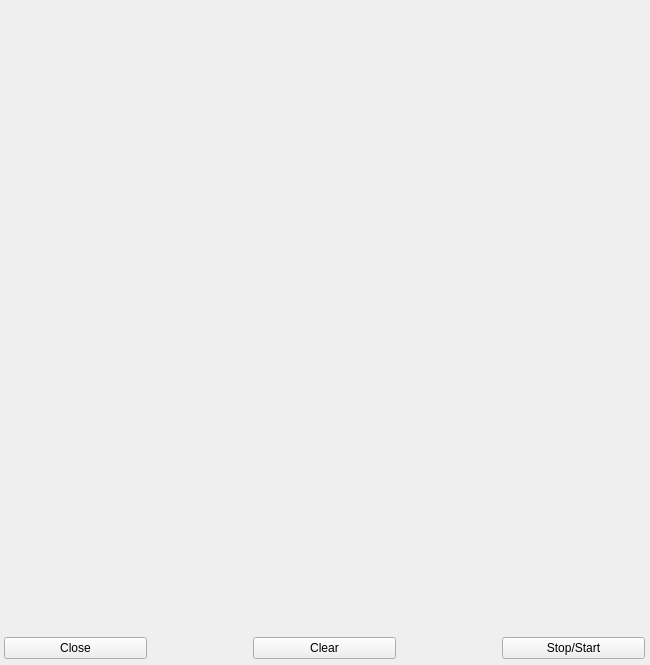
<?xml version="1.0" encoding="UTF-8"?>
<ui version="4.0">
 <class>PlotWindow</class>
 <widget class="QWidget" name="PlotWindow">
  <property name="geometry">
   <rect>
    <x>0</x>
    <y>0</y>
    <width>650</width>
    <height>665</height>
   </rect>
  </property>
  <property name="minimumSize">
   <size>
    <width>650</width>
    <height>665</height>
   </size>
  </property>
  <property name="maximumSize">
   <size>
    <width>650</width>
    <height>665</height>
   </size>
  </property>
  <property name="windowTitle">
   <string>Graph</string>
  </property>
  <widget class="QWidget" name="verticalLayoutWidget">
   <property name="geometry">
    <rect>
     <x>-1</x>
     <y>-2</y>
     <width>651</width>
     <height>661</height>
    </rect>
   </property>
   <layout class="QVBoxLayout" name="verticalLayout">
    <item>
     <widget class="QCustomPlot" name="plotWidget" native="true">
      <property name="minimumSize">
       <size>
        <width>0</width>
        <height>600</height>
       </size>
      </property>
     </widget>
    </item>
    <item>
     <layout class="QHBoxLayout" name="horizontalLayout_4">
      <item>
       <spacer name="horizontalSpacer_4">
        <property name="orientation">
         <enum>Qt::Horizontal</enum>
        </property>
        <property name="sizeType">
         <enum>QSizePolicy::Fixed</enum>
        </property>
        <property name="sizeHint" stdset="0">
         <size>
          <width>5</width>
          <height>20</height>
         </size>
        </property>
       </spacer>
      </item>
      <item>
       <widget class="QPushButton" name="closeButton">
        <property name="text">
         <string>Close</string>
        </property>
       </widget>
      </item>
      <item>
       <spacer name="horizontalSpacer">
        <property name="orientation">
         <enum>Qt::Horizontal</enum>
        </property>
        <property name="sizeType">
         <enum>QSizePolicy::Fixed</enum>
        </property>
        <property name="sizeHint" stdset="0">
         <size>
          <width>100</width>
          <height>20</height>
         </size>
        </property>
       </spacer>
      </item>
      <item>
       <widget class="QPushButton" name="clearButton">
        <property name="text">
         <string>Clear</string>
        </property>
       </widget>
      </item>
      <item>
       <spacer name="horizontalSpacer_2">
        <property name="orientation">
         <enum>Qt::Horizontal</enum>
        </property>
        <property name="sizeType">
         <enum>QSizePolicy::Fixed</enum>
        </property>
        <property name="sizeHint" stdset="0">
         <size>
          <width>100</width>
          <height>20</height>
         </size>
        </property>
       </spacer>
      </item>
      <item>
       <widget class="QPushButton" name="stopStartButton">
        <property name="text">
         <string>Stop/Start</string>
        </property>
       </widget>
      </item>
      <item>
       <spacer name="horizontalSpacer_3">
        <property name="orientation">
         <enum>Qt::Horizontal</enum>
        </property>
        <property name="sizeType">
         <enum>QSizePolicy::Fixed</enum>
        </property>
        <property name="sizeHint" stdset="0">
         <size>
          <width>5</width>
          <height>20</height>
         </size>
        </property>
       </spacer>
      </item>
     </layout>
    </item>
   </layout>
  </widget>
 </widget>
 <customwidgets>
  <customwidget>
   <class>QCustomPlot</class>
   <extends>QWidget</extends>
   <header location="global">qcustomplot.h</header>
   <container>1</container>
  </customwidget>
 </customwidgets>
 <resources/>
 <connections/>
</ui>
